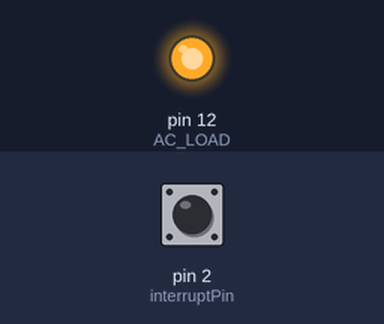
A sketch run on a simulated Arduino Uno, built with avr-gcc and run on an emulated ATmega328P. Parts: output pins drawn as LEDs (lit = HIGH). The test bench sets the inputs (shaded band); at power-on: pin 2 (interruptPin) LOW. What the sketch prints to the serial monitor is not drawn.

Above: at 1.2 s.
1.3 s: pin 2 (interruptPin) pulled HIGH for 0.15 s
Timing chart, 0 to 4.3 s (numbered marks = the images above; inputs shaded):
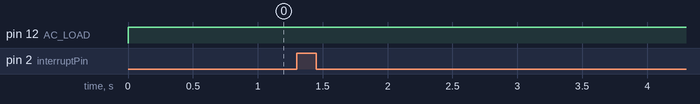

The sketch:

acdimmer4.ino
```cpp
#include <TimerOne.h> // Timer

int interruptPin =2;
int AC_LOAD=12;
volatile int i=0;
int x=0;
volatile boolean zero_cross=0;
int dimming=128;

void setup() {
  // put your setup code here, to run once:
  Serial.begin(9600);
  pinMode(AC_LOAD, OUTPUT);
  attachInterrupt(0, zero_cross_detect, RISING);

}
void zero_cross_detect() {
  //int dimming=64;
  dimming=120;
  int dimtime = (75*dimming);    // For 60Hz =>65
  delayMicroseconds(9000);    // Off cycle
  digitalWrite(AC_LOAD, HIGH);   // triac firing
  delayMicroseconds(10);         // triac On propagation delay (for 60Hz use 8.33)
  digitalWrite(AC_LOAD, LOW);    // triac Off
  x++;
}

void loop()  {
  //dimming=128;
  digitalWrite(AC_LOAD,HIGH);
  Serial.println(x);
}
```
